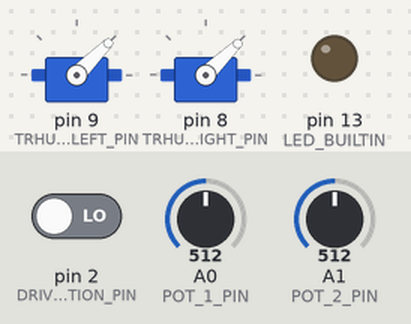
A sketch run on a simulated Arduino Uno, built with avr-gcc and run on an emulated ATmega328P. On the bench: 2 × servo, output pins drawn as LEDs (lit = HIGH). The inputs (shaded band) are chosen by the test bench; at power-on: A0 (POT_1_PIN) = 512, A1 (POT_2_PIN) = 512, pin 2 (DRIVE_DIRECTION_PIN) LOW. What the sketch prints to the serial monitor is not drawn.

Above: at 3.1 s.
3.2 s: A0 (POT_1_PIN) set to 716
At 3.9 s:
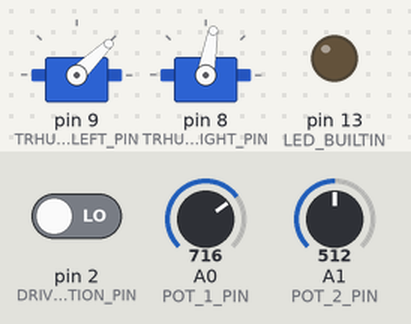
4.7 s: A1 (POT_2_PIN) set to 716
At 5.0 s:
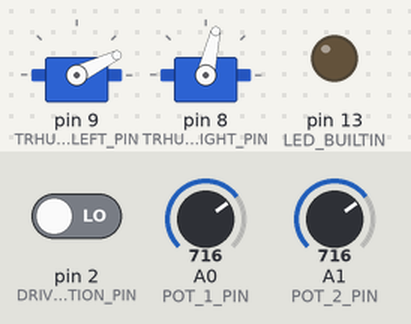
6.2 s: pin 2 (DRIVE_DIRECTION_PIN) driven HIGH
At 7.3 s:
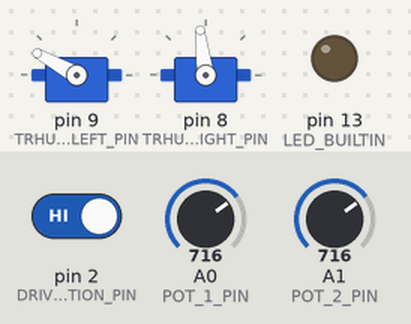
7.7 s: A0 (POT_1_PIN) set to 900
At 8.7 s:
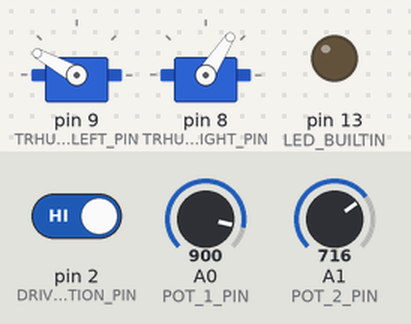
9.2 s: A1 (POT_2_PIN) set to 900
At 9.9 s:
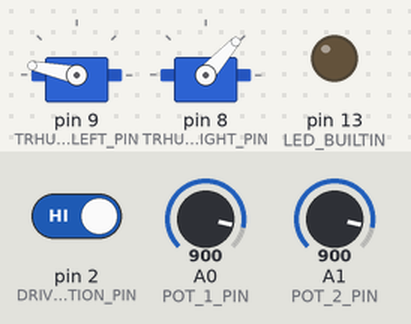
10.7 s: pin 2 (DRIVE_DIRECTION_PIN) driven LOW
At 11.1 s:
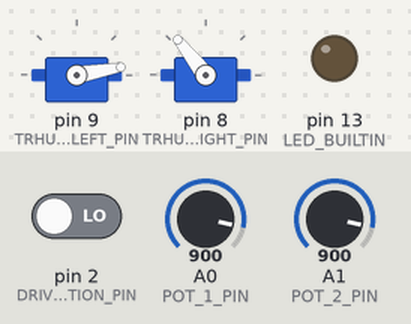
Timing chart, 0 to 13.2 s (numbered marks = the images above; inputs shaded):
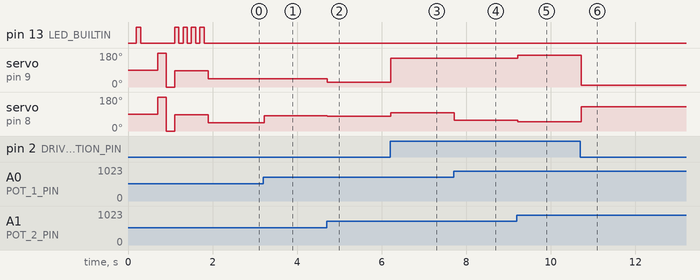

Measured:
- after the input at 3.2 s, servo on pin 9 (TRHUSTER_LEFT_PIN): 45° → 44° at once; servo on pin 8 (TRHUSTER_RIGHT_PIN): 44° → 80° at once
- after the input at 4.7 s, servo on pin 9 (TRHUSTER_LEFT_PIN): 44° → 26° at once; servo on pin 8 (TRHUSTER_RIGHT_PIN): 80° → 77° at once
- after the input at 6.2 s, servo on pin 9 (TRHUSTER_LEFT_PIN): 26° → 151° at once; servo on pin 8 (TRHUSTER_RIGHT_PIN): 77° → 97° at once
- after the input at 7.7 s, servo on pin 8 (TRHUSTER_RIGHT_PIN): 97° → 57° at once
- after the input at 9.2 s, servo on pin 9 (TRHUSTER_LEFT_PIN): 151° → 168° at once; servo on pin 8 (TRHUSTER_RIGHT_PIN): 57° → 48° at once
- after the input at 10.7 s, servo on pin 9 (TRHUSTER_LEFT_PIN): 168° → 10° at once; servo on pin 8 (TRHUSTER_RIGHT_PIN): 48° → 128° at once

The sketch:

shipEscControl.ino
```cpp
#include <Servo.h>

/*
	Double Thruster ESC Control for Ship steering
*/

#define DEBUG_OUTPUT 0

// pin settings
#define TRHUSTER_LEFT_PIN 9 	// D9 // PWM out
#define TRHUSTER_RIGHT_PIN 8	// D8 // PWM out
#define DRIVE_DIRECTION_PIN 2	// D2
#define POT_1_PIN 0				// A0 // thrust
#define POT_2_PIN 1				// A1 // steering

// max min values
#define PWM_FWD_MAX 180
#define PWM_STOP 90
#define PWM_BCK_MAX 0
#define PWM_FULLSTOP_OFFSET 85
// defines reverse-direction ragen used for full stop

#define ANALOG_MAX 1022
#define ANALOG_MIN 2
#define ANALOG_STEER_MAX 511
#define ANALOG_STEER_MIN -512

#define THRUSTER_LEFT 1
#define THRUSTER_RIGHT 2

Servo thrusterLeft;
Servo thrusterRight;

void setup() {
	blink();

	Serial.begin(9600);
	pinMode(LED_BUILTIN, OUTPUT);
	pinMode(DRIVE_DIRECTION_PIN, INPUT);

	// attaches the servos to pins
	thrusterLeft.attach(TRHUSTER_LEFT_PIN, 1000, 2000);
	thrusterRight.attach(TRHUSTER_RIGHT_PIN, 1000, 2000);

	Serial.println("#### inizialized");
	blink();

	armESCs();
	blink();

	blink();
	blink();
	blink();
}

void blink() {
	digitalWrite(LED_BUILTIN, HIGH);
	delay(100);
	digitalWrite(LED_BUILTIN, LOW);
	delay(100);
}

void armESCs() {
	Serial.println("#### arming ESCs");

	delay(300);
	updateSpeed(PWM_FWD_MAX, PWM_FWD_MAX);
	delay(200);
	updateSpeed(PWM_BCK_MAX, PWM_BCK_MAX);
	delay(200);
	updateSpeed(PWM_STOP, PWM_STOP);

	Serial.println("#### ESCs schould be armed and set to stop");
}

/**
 * set new speed of thrusters
 */
void updateSpeed(int thrustLeft, int thrustRight) {
	digitalWrite(LED_BUILTIN, HIGH);

	if (thrustLeft >= PWM_STOP)
		thrustLeft = map(thrustLeft, PWM_STOP, PWM_FWD_MAX, PWM_FULLSTOP_OFFSET, PWM_FWD_MAX);
	if (thrustRight >= PWM_STOP)
		thrustRight = map(thrustRight, PWM_STOP, PWM_FWD_MAX, PWM_FULLSTOP_OFFSET, PWM_FWD_MAX);
	printThrustSettings(thrustLeft, thrustRight);
	thrusterLeft.write(thrustLeft);
	thrusterRight.write(thrustRight);

	digitalWrite(LED_BUILTIN, LOW);
}

int oldTValueLeft = 0;
int oldTValueRight = 0;
int maxBars = 50;
/** Print debug thrust values as bars in serial Monitor */
void printThrustSettings(int thrustLeft, int thrustRight) {
	if (DEBUG_OUTPUT != 1) return;

	int barValLeft = map(thrustLeft, PWM_BCK_MAX, PWM_FWD_MAX, 0, maxBars);
	int barValRight = map(thrustRight, PWM_BCK_MAX, PWM_FWD_MAX, 0, maxBars);

	if ((barValLeft != oldTValueLeft) || (barValRight != oldTValueRight)) {
		String sliderDebugOut = "L[";

		// create thrust bar-graphics for left thruster
		for (int i = 0; i < maxBars; i++) {
			if (i == maxBars / 2) sliderDebugOut.concat("║");
			sliderDebugOut.concat(i >= maxBars / 2 && i < barValLeft
					|| i < maxBars / 2 && i > barValLeft
						? "#" : " ");
		}
		// create thrust bar-graphics for right thruster
		sliderDebugOut.concat("] R[");
		for (int i = 0; i < maxBars; i++) {
			if (i == maxBars / 2) sliderDebugOut.concat("║");
			sliderDebugOut.concat(i >= maxBars / 2 && i < barValRight
					|| i < maxBars / 2 && i > barValRight
						? "#" : " ");
		}
		sliderDebugOut.concat("]");

		// add thruster values
		sliderDebugOut.concat(thrustLeft);
		sliderDebugOut.concat("|");
		sliderDebugOut.concat(thrustRight);
		Serial.println(sliderDebugOut);

		// remember values to only print when changed
		oldTValueLeft = barValLeft;
		oldTValueRight = barValRight;
	}
}

void loop() {
	boolean driveDirForward = digitalRead(DRIVE_DIRECTION_PIN) == HIGH;
	int steering = analogRead(POT_1_PIN);
	int thrust = analogRead(POT_2_PIN);
	// adapt value to steering direction
	steering = map(steering, ANALOG_MIN, ANALOG_MAX, ANALOG_STEER_MIN, ANALOG_STEER_MAX);
	double steeringFactor = (double) abs(steering) / ANALOG_STEER_MAX;

	int thrustLeft = thrust;
	int thrustRight = thrust;

	// apply steering relation between left and right thruster
	if (steering < 0) {
		thrustLeft = thrustLeft - thrust * steeringFactor * 2;
	}
	if (steering > 0) {
		thrustRight = thrustRight - thrust * steeringFactor * 2;
	}

	// write either forward or backward values to thrusters
	if (driveDirForward) {
		thrustLeft = map(thrustLeft, -ANALOG_MAX, ANALOG_MAX, PWM_BCK_MAX, PWM_FWD_MAX);
		thrustRight = map(thrustRight, -ANALOG_MAX, ANALOG_MAX, PWM_BCK_MAX, PWM_FWD_MAX);
		updateSpeed(thrustLeft, thrustRight);
	} else {
		thrustLeft = map(-thrustLeft, -ANALOG_MAX, ANALOG_MAX, PWM_BCK_MAX, PWM_FWD_MAX);
		thrustRight = map(-thrustRight, -ANALOG_MAX, ANALOG_MAX, PWM_BCK_MAX, PWM_FWD_MAX);
		updateSpeed(thrustLeft, thrustRight);
	}

	// when there is no slow serial output add delay as constant updates are simply unnecessary
	if (DEBUG_OUTPUT != 1) delay(30);
}
```
